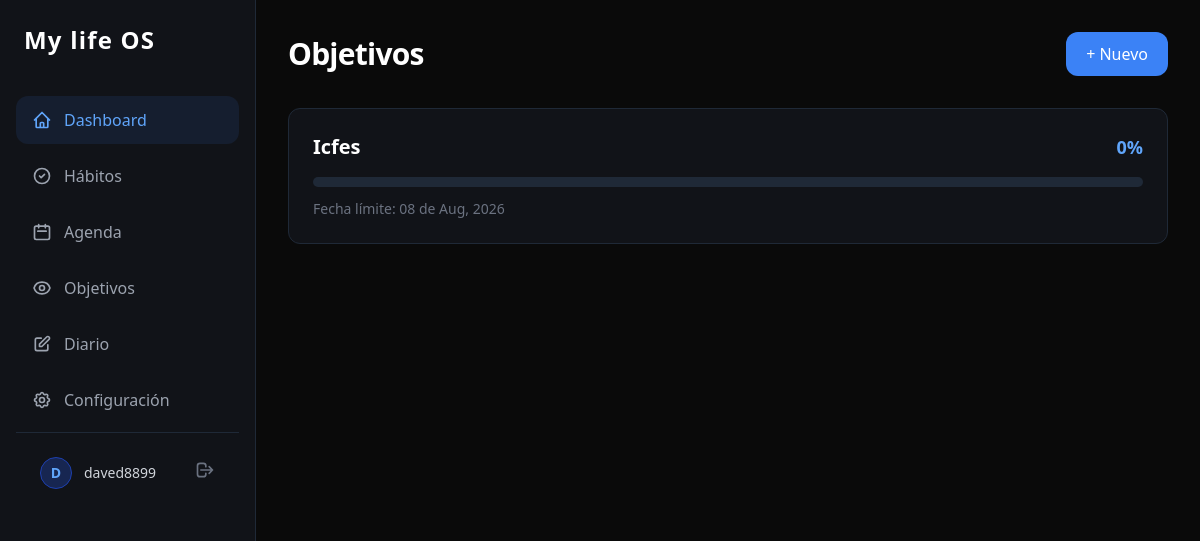
Screenshot of /objetivos/ (signed in) with the database file from the repository.
### core/models.py (models this page shows, shortened)
class Goal(models.Model):
    user = models.ForeignKey(User, on_delete=models.CASCADE)
    name = models.CharField(max_length=200)
    description = models.TextField(blank=True)
    progress = models.IntegerField(default=0)
    deadline = models.DateField(null=True, blank=True)

### core/views.py (the view)
# urls.py: path('objetivos/', views.goals_page, name='goals'),
@login_required
def goals_page(request):
    goals = Goal.objects.filter(user=request.user).order_by('-progress')
    return render(request, 'core/goals.html', {'goals': goals})

### core/templates/core/goals.html (shortened to what this page needs)
{% extends 'core/base.html' %}
{% block content %}
<div class="max-w-4xl mx-auto">
    <div class="flex items-center justify-between mb-8">
        <h1 class="text-3xl font-bold text-white tracking-tight">Objetivos</h1>
        <button onclick="document.getElementById('addGoalModal').classList.toggle('hidden')" class="bg-blue-500 hover:bg-blue-600 text-white font-medium px-5 py-2.5 rounded-xl transition">
            + Nuevo
        </button>
    </div>
    <div class="space-y-4">
        {% for goal in goals %}
        <a href="{% url 'goal_detail' goal.id %}" class="block bg-[#111318] border border-gray-800 rounded-xl p-6 hover:border-gray-700 transition group cursor-pointer">
            <div class="flex items-center justify-between mb-4">
                <h3 class="text-xl font-semibold text-white group-hover:text-blue-400 transition">{{ goal.name }}</h3>
                <span class="text-blue-400 font-bold text-lg">{{ goal.progress }}%</span>
            </div>
            <div class="w-full h-2.5 bg-gray-800 rounded-full overflow-hidden">
            </div>
            {% if goal.deadline %}
            <p class="text-sm text-gray-500 mt-3">Fecha límite: {{ goal.deadline|date:"d \d\e M, Y" }}</p>
            {% endif %}
        </a>
        {% empty %}
        <div class="text-center py-20 bg-[#111318] rounded-xl border border-gray-800">
            <p class="text-gray-400 text-lg">No tienes objetivos aún.</p>
            <p class="text-gray-600 text-sm mt-1">Crea uno para empezar a trackear tu progreso.</p>
        </div>
        {% endfor %}
    </div>
</div>
{% endblock content %}

### core/templates/core/base.html (shortened to what this page needs)
<!DOCTYPE html>
<html lang="en">
<head>
    <script src="https://cdn.tailwindcss.com"></script>
</head>
<body class="bg-[#0a0a0a] text-white min-h-screen font-sans flex">
    <aside class="w-64 bg-[#111318] border-r border-gray-800 hidden md:flex flex-col">
        <div class="p-6">
            <h1 class="text-2xl font-bold text-white tracking-wider">My life OS</h1>
        </div>
        <nav class="flex-1 px-4 space-y-2 mt-4">
            <a href="{% url 'dashboard' %}" class="flex items-center gap-3 px-4 py-3 bg-blue-500/10 text-blue-400 rounded-xl transition font-medium">
                <svg class="w-5 h-5" fill="none" stroke="currentColor" viewBox="0 0 24 24"><path stroke-linecap="round" stroke-linejoin="round" stroke-width="2" d="M3 12l2-2m0 0l7-7 7 7M5 10v10a1 1 0 001 1h3m10-11l2 2m-2-2v10a1 1 0 01-1 1h-3m-6 0a1 1 0 001-1v-4a1 1 0 011-1h2a1 1 0 011 1v4a1 1 0 001 1m-6 0h6"></path></svg>
                Dashboard
            </a>
            <a href="{% url 'habits' %}" class="flex items-center gap-3 px-4 py-3 text-gray-400 hover:text-white hover:bg-gray-800/50 rounded-xl transition">
                <svg class="w-5 h-5" fill="none" stroke="currentColor" viewBox="0 0 24 24"><path stroke-linecap="round" stroke-linejoin="round" stroke-width="2" d="M9 12l2 2 4-4m6 2a9 9 0 11-18 0 9 9 0 0118 0z"></path></svg>
                Hábitos
            </a>
            <a href="{% url 'agenda' %}" class="flex items-center gap-3 px-4 py-3 text-gray-400 hover:text-white hover:bg-gray-800/50 rounded-xl transition">
                <svg class="w-5 h-5" fill="none" stroke="currentColor" viewBox="0 0 24 24"><path stroke-linecap="round" stroke-linejoin="round" stroke-width="2" d="M8 7V3m8 4V3m-9 8h10M5 21h14a2 2 0 002-2V7a2 2 0 00-2-2H5a2 2 0 00-2 2v12a2 2 0 002 2z"></path></svg>
                Agenda
            </a>
            <a href="{% url 'goals' %}" class="flex items-center gap-3 px-4 py-3 text-gray-400 hover:text-white hover:bg-gray-800/50 rounded-xl transition">
                Objetivos
            </a>
            <a href="{% url 'journal' %}" class="flex items-center gap-3 px-4 py-3 text-gray-400 hover:text-white hover:bg-gray-800/50 rounded-xl transition">
                <svg class="w-5 h-5" fill="none" stroke="currentColor" viewBox="0 0 24 24"><path stroke-linecap="round" stroke-linejoin="round" stroke-width="2" d="M11 5H6a2 2 0 00-2 2v11a2 2 0 002 2h11a2 2 0 002-2v-5m-1.414-9.414a2 2 0 112.828 2.828L11.828 15H9v-2.828l8.586-8.586z"></path></svg>
                Diario
            </a>
            <a href="{% url 'settings' %}" class="flex items-center gap-3 px-4 py-3 text-gray-400 hover:text-white hover:bg-gray-800/50 rounded-xl transition">
                Configuración
            </a>
            <div class="p-4 mt-auto border-t border-gray-800">
            <div class="flex items-center gap-3 px-2 py-2">
                <div class="w-8 h-8 rounded-full bg-blue-900/50 border border-blue-800 text-blue-400 flex items-center justify-center font-bold text-sm">
                    {{ request.user.username|make_list|first|upper }}
                </div>
                <div class="flex-1 min-w-0">
                    <p class="text-sm font-medium text-gray-300 truncate">{{ request.user.username }}</p>
                </div>
                <form method="post" action="{% url 'logout' %}">
                    <button type="submit" class="text-gray-500 hover:text-red-400 transition" title="Cerrar sesión">
                        <svg class="w-5 h-5" fill="none" stroke="currentColor" viewBox="0 0 24 24"><path stroke-linecap="round" stroke-linejoin="round" stroke-width="2" d="M17 16l4-4m0 0l-4-4m4 4H7m6 4v1a3 3 0 01-3 3H6a3 3 0 01-3-3V7a3 3 0 013-3h4a3 3 0 013 3v1"></path></svg>
                    </button>
                </form>
            </div>
        </div>
        </nav>
    </aside>
    <main class="flex-1 p-8 overflow-y-auto">
        {% block content %}
        {% endblock content %}
    </main>
</body>
</html>

### core/templates/core/base.html (style rules this page uses)
svg { flex-shrink: 0; }

### rows the page displays
Goal: name "Icfes", progress "0", deadline "08 de Aug, 2026"

### other values shown
{{ request.user.username|make_list|first|upper }} "D"
{{ request.user.username }} "daved8899"
